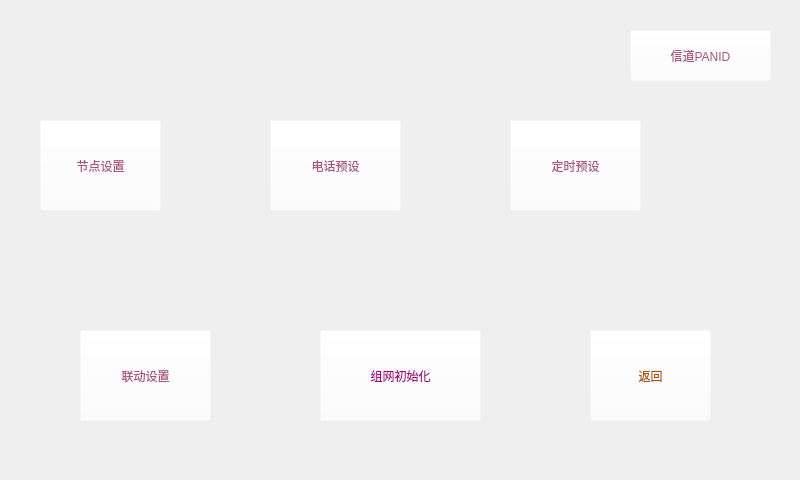
<?xml version="1.0" encoding="UTF-8"?>
<ui version="4.0">
 <class>Set</class>
 <widget class="QWidget" name="Set">
  <property name="geometry">
   <rect>
    <x>0</x>
    <y>0</y>
    <width>800</width>
    <height>480</height>
   </rect>
  </property>
  <property name="minimumSize">
   <size>
    <width>800</width>
    <height>480</height>
   </size>
  </property>
  <property name="maximumSize">
   <size>
    <width>800</width>
    <height>480</height>
   </size>
  </property>
  <property name="windowTitle">
   <string>Form</string>
  </property>
  <widget class="QPushButton" name="pushButton">
   <property name="geometry">
    <rect>
     <x>40</x>
     <y>120</y>
     <width>121</width>
     <height>91</height>
    </rect>
   </property>
   <property name="styleSheet">
    <string notr="true">font: 75 72pt &quot;Ubuntu&quot;;
background-color: rgba(255, 255, 255, 0);
color: rgb(170, 85, 127);</string>
   </property>
   <property name="text">
    <string>节点设置</string>
   </property>
  </widget>
  <widget class="QPushButton" name="pushButton_2">
   <property name="geometry">
    <rect>
     <x>80</x>
     <y>330</y>
     <width>131</width>
     <height>91</height>
    </rect>
   </property>
   <property name="styleSheet">
    <string notr="true">font: 75 72pt &quot;Ubuntu&quot;;
background-color: rgba(255, 255, 255, 0);
color: rgb(170, 85, 127);</string>
   </property>
   <property name="text">
    <string>联动设置</string>
   </property>
  </widget>
  <widget class="QPushButton" name="pushButton_4">
   <property name="geometry">
    <rect>
     <x>590</x>
     <y>330</y>
     <width>121</width>
     <height>91</height>
    </rect>
   </property>
   <property name="styleSheet">
    <string notr="true">font: 75 72pt &quot;Ubuntu&quot;;
background-color: rgba(255, 255, 255, 0);
color: rgb(170, 85, 0);</string>
   </property>
   <property name="text">
    <string>返回</string>
   </property>
  </widget>
  <widget class="QPushButton" name="pushButton_5">
   <property name="geometry">
    <rect>
     <x>270</x>
     <y>120</y>
     <width>131</width>
     <height>91</height>
    </rect>
   </property>
   <property name="styleSheet">
    <string notr="true">font: 75 72pt &quot;Ubuntu&quot;;
background-color: rgba(255, 255, 255, 0);
color: rgb(170, 85, 127);</string>
   </property>
   <property name="text">
    <string>电话预设</string>
   </property>
  </widget>
  <widget class="QPushButton" name="pushButton_6">
   <property name="geometry">
    <rect>
     <x>510</x>
     <y>120</y>
     <width>131</width>
     <height>91</height>
    </rect>
   </property>
   <property name="styleSheet">
    <string notr="true">color: rgb(170, 85, 127);
font: 75 72pt &quot;Ubuntu&quot;;
background-color: rgba(255, 255, 255, 0);</string>
   </property>
   <property name="text">
    <string>定时预设</string>
   </property>
  </widget>
  <widget class="QPushButton" name="pushButton_7">
   <property name="geometry">
    <rect>
     <x>320</x>
     <y>330</y>
     <width>161</width>
     <height>91</height>
    </rect>
   </property>
   <property name="autoFillBackground">
    <bool>false</bool>
   </property>
   <property name="styleSheet">
    <string notr="true">background-color: rgba(255, 255, 255, 0);
color: rgb(170, 0, 127);
font: 75 72pt &quot;Ubuntu&quot;;</string>
   </property>
   <property name="text">
    <string>组网初始化</string>
   </property>
  </widget>
  <widget class="QPushButton" name="pushButton_3">
   <property name="geometry">
    <rect>
     <x>630</x>
     <y>30</y>
     <width>141</width>
     <height>51</height>
    </rect>
   </property>
   <property name="styleSheet">
    <string notr="true">font: 75 72pt &quot;Ubuntu&quot;;
background-color: rgba(255, 255, 255, 0);
color: rgb(170, 85, 127);
</string>
   </property>
   <property name="text">
    <string>信道PANID</string>
   </property>
  </widget>
 </widget>
 <resources/>
 <connections/>
</ui>
